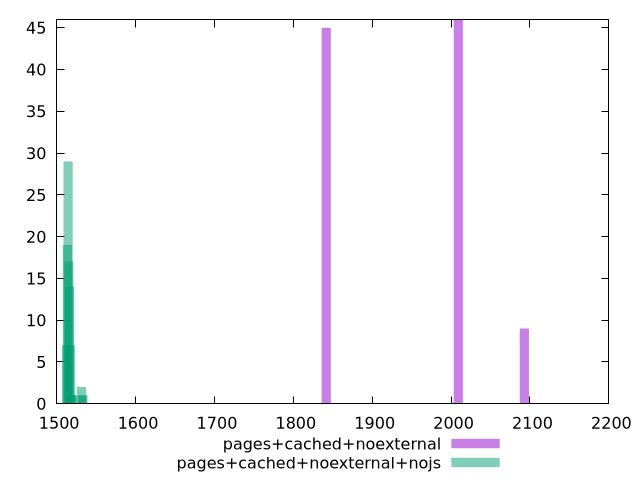

This figure's gnuplot source:
$_pagesCachedNoexternal <<EOF
1841.715908022957 45
2009.1446269341347 46
2092.8589863897237 9
EOF
$_pagesCachedNoexternalNojs <<EOF
1515.4737334189576 17
1519.2272287339272 1
1514.5353595902152 29
1512.6586119327305 7
1517.3504810764423 7
1518.2888549051847 1
1516.4121072477 14
1513.5969857614728 19
1532.3644623363207 1
1531.4260885075782 2
1533.302836165063 1
1520.1656025626696 1
EOF
set key outside below
set terminal pngcairo
set output "report_00006_2020-11-02T20-21-41.718Z/first-meaningful-paint/first-meaningful-paint_pages+cached+noexternal_pages+cached+noexternal+nojs+hist.png"
set boxwidth 11.604007489139862
set style fill transparent solid 0.5 noborder
set yrange [0:46]
plot $_pagesCachedNoexternal title "pages+cached+noexternal" with boxes ,$_pagesCachedNoexternalNojs title "pages+cached+noexternal+nojs" with boxes ,
